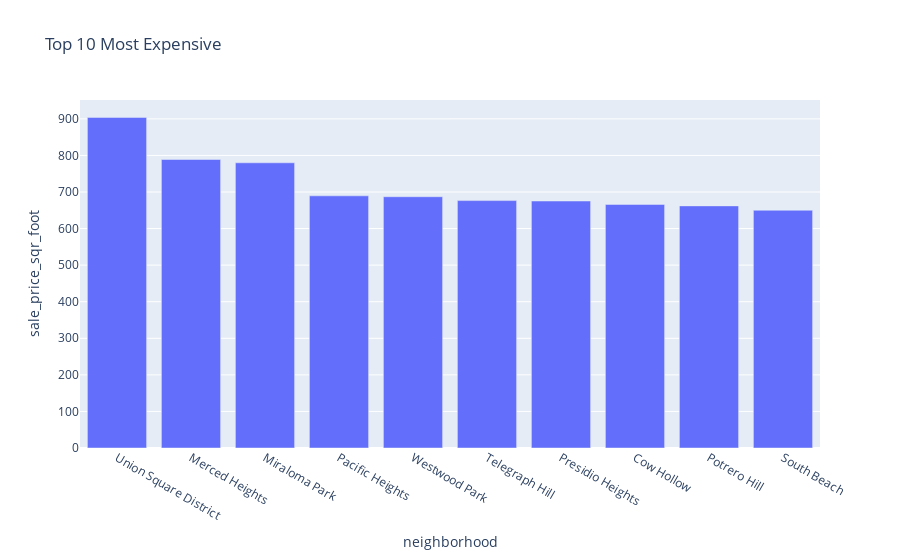

Notebook code for this chart:
### Code cell
top_most_expensive_neighborhoods()

### Figure 1 — Plotly figure (JSON) as saved in the notebook; plotly's stock layout.template omitted (floating-point values rounded to 4 significant figures)
{"data": [{"alignmentgroup": "True", "hovertemplate": "neighborhood=%{x}<br>sale_price_sqr_foot=%{y}<extra></extra>", "legendgroup": "", "marker": {"color": "#636efa"}, "name": "", "offsetgroup": "", "orientation": "v", "showlegend": false, "textposition": "auto", "type": "bar", "x": ["Union Square District", "Merced Heights", "Miraloma Park", "Pacific Heights", "Westwood Park", "Telegraph Hill", "Presidio Heights", "Cow Hollow", "Potrero Hill", "South Beach"], "xaxis": "x", "y": [904.0, 788.8, 779.8, 689.6, 687.1, 676.5, 675.4, 666.0, 662.0, 650.1], "yaxis": "y"}], "layout": {"autosize": true, "barmode": "relative", "legend": {"tracegroupgap": 0}, "title": {"text": "Top 10 Most Expensive"}, "xaxis": {"anchor": "y", "autorange": true, "domain": [0, 1], "range": [-0.5, 9.5], "title": {"text": "neighborhood"}, "type": "category"}, "yaxis": {"anchor": "x", "autorange": true, "domain": [0, 1], "range": [0, 951.6], "title": {"text": "sale_price_sqr_foot"}, "type": "linear"}}}
